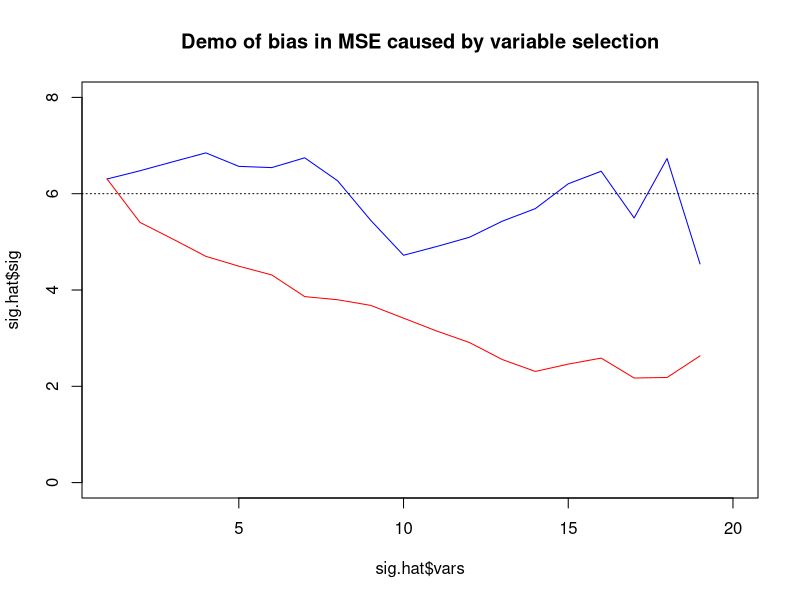

The R script that drew this image:
###########################################################################
# Demonstration of the error-chasing bias that occurs when variables are 
#  selected using the data and MSE is subsequently calculated on the same 
#  data.
###########################################################################
# Generating independent normal observations, n=20, p=19, sigma=6.

set.seed(392039113)
x <- 200 + 6*matrix(data=rnorm(n=400),nrow=20)

# lm() Requires a data.frame to fit regression
xd <- as.data.frame(x)

# Initialize a storage object
sig.hat <- data.frame(vars=c(1:20),sig=rep(0,20))

# Fit the empty model and store results
null.fit <- lm(formula=V1 ~ 1, data=xd)
sig.hat[1,] <- c(1, summary(null.fit)$sigma)

# Successively add the columns of X to the regression *randomly*
#  (since data are generated randolmy already, I add them in sequence)

for(j in c(2:20)){
  fit <- summary(lm(formula=V1 ~ ., data=xd[,c(1:(j))]))
  sig.hat[j,] <- c(j,fit$sigma)
}

# Now do stepwise selection, adding them in order of improvement to the SSE

final.fit <- lm(formula=V1 ~ ., data=xd)

step.fit <- step(object = null.fit, scope=list(upper=final.fit), direction = "forward", k=0, trace=0)
step.anova <- step.fit$anova
sig.hat$step.sig <- sqrt(step.anova[,5]/step.anova[,4])

# Plot results

win.graph(height=5, width=8, pointsize=15)
plot(y=sig.hat$sig, x=sig.hat$vars, ylim=c(0,8), type="l", col="blue", 
     main="Demo of bias in MSE caused by variable selection")
lines(y=sig.hat$step.sig, x=sig.hat$vars, type="l", col="red")
abline(h=6,lty="dotted")




